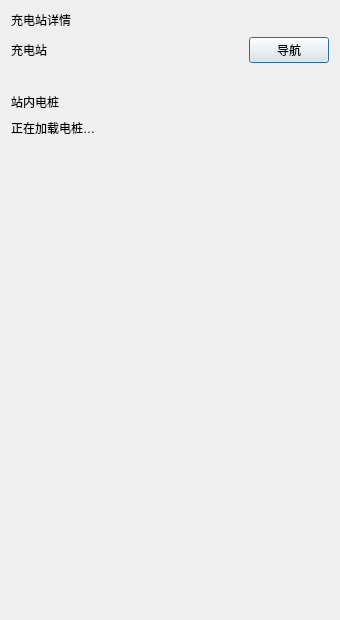
<?xml version="1.0" encoding="UTF-8"?>
<ui version="4.0">
 <class>StationDetailDialog</class>
 <widget class="QDialog" name="StationDetailDialog">
  <property name="windowTitle">
   <string>充电站详情</string>
  </property>
  <property name="minimumSize">
   <size>
    <width>340</width>
    <height>620</height>
   </size>
  </property>
  <layout class="QVBoxLayout" name="verticalLayout" stretch="0,0,0,0,0,1">
   <property name="spacing">
    <number>8</number>
   </property>
   <item>
    <widget class="QLabel" name="titleLabel">
     <property name="text">
      <string>充电站详情</string>
     </property>
    </widget>
   </item>
   <item>
    <layout class="QHBoxLayout" name="nameRow">
     <property name="spacing">
      <number>8</number>
     </property>
     <item>
      <widget class="QLabel" name="nameLabel">
       <property name="text">
        <string>充电站</string>
       </property>
       <property name="wordWrap">
        <bool>true</bool>
       </property>
       <property name="sizePolicy">
        <sizepolicy hsizetype="Expanding" vsizetype="Preferred">
         <horstretch>1</horstretch>
         <verstretch>0</verstretch>
        </sizepolicy>
       </property>
      </widget>
     </item>
     <item>
      <widget class="QPushButton" name="navigateButton">
       <property name="text">
        <string>导航</string>
       </property>
       <property name="cursor">
        <cursorShape>PointingHandCursor</cursorShape>
       </property>
       <property name="sizePolicy">
        <sizepolicy hsizetype="Maximum" vsizetype="Fixed">
         <horstretch>0</horstretch>
         <verstretch>0</verstretch>
        </sizepolicy>
       </property>
      </widget>
     </item>
    </layout>
   </item>
   <item>
    <widget class="QLabel" name="infoLabel">
     <property name="text">
      <string/>
     </property>
     <property name="wordWrap">
      <bool>true</bool>
     </property>
    </widget>
   </item>
   <item>
    <widget class="QLabel" name="pilesTitleLabel">
     <property name="text">
      <string>站内电桩</string>
     </property>
    </widget>
   </item>
   <item>
    <widget class="QLabel" name="pilesHintLabel">
     <property name="text">
      <string>正在加载电桩…</string>
     </property>
     <property name="wordWrap">
      <bool>true</bool>
     </property>
    </widget>
   </item>
   <item>
    <widget class="QScrollArea" name="pilesScroll">
     <property name="frameShape">
      <enum>QFrame::NoFrame</enum>
     </property>
     <property name="widgetResizable">
      <bool>true</bool>
     </property>
     <property name="sizePolicy">
      <sizepolicy hsizetype="Expanding" vsizetype="Expanding">
       <horstretch>0</horstretch>
       <verstretch>1</verstretch>
      </sizepolicy>
     </property>
     <widget class="QWidget" name="pilesHost">
      <property name="geometry">
       <rect>
        <x>0</x>
        <y>0</y>
        <width>320</width>
        <height>280</height>
       </rect>
      </property>
      <layout class="QVBoxLayout" name="pilesLayout">
       <property name="spacing">
        <number>8</number>
       </property>
       <property name="leftMargin">
        <number>0</number>
       </property>
       <property name="topMargin">
        <number>0</number>
       </property>
       <property name="rightMargin">
        <number>0</number>
       </property>
       <property name="bottomMargin">
        <number>0</number>
       </property>
       <item>
        <spacer name="pilesStretch">
         <property name="orientation">
          <enum>Qt::Vertical</enum>
         </property>
         <property name="sizeHint" stdset="0">
          <size>
           <width>20</width>
           <height>20</height>
          </size>
         </property>
        </spacer>
       </item>
      </layout>
     </widget>
    </widget>
   </item>
  </layout>
 </widget>
 <resources/>
 <connections/>
</ui>
